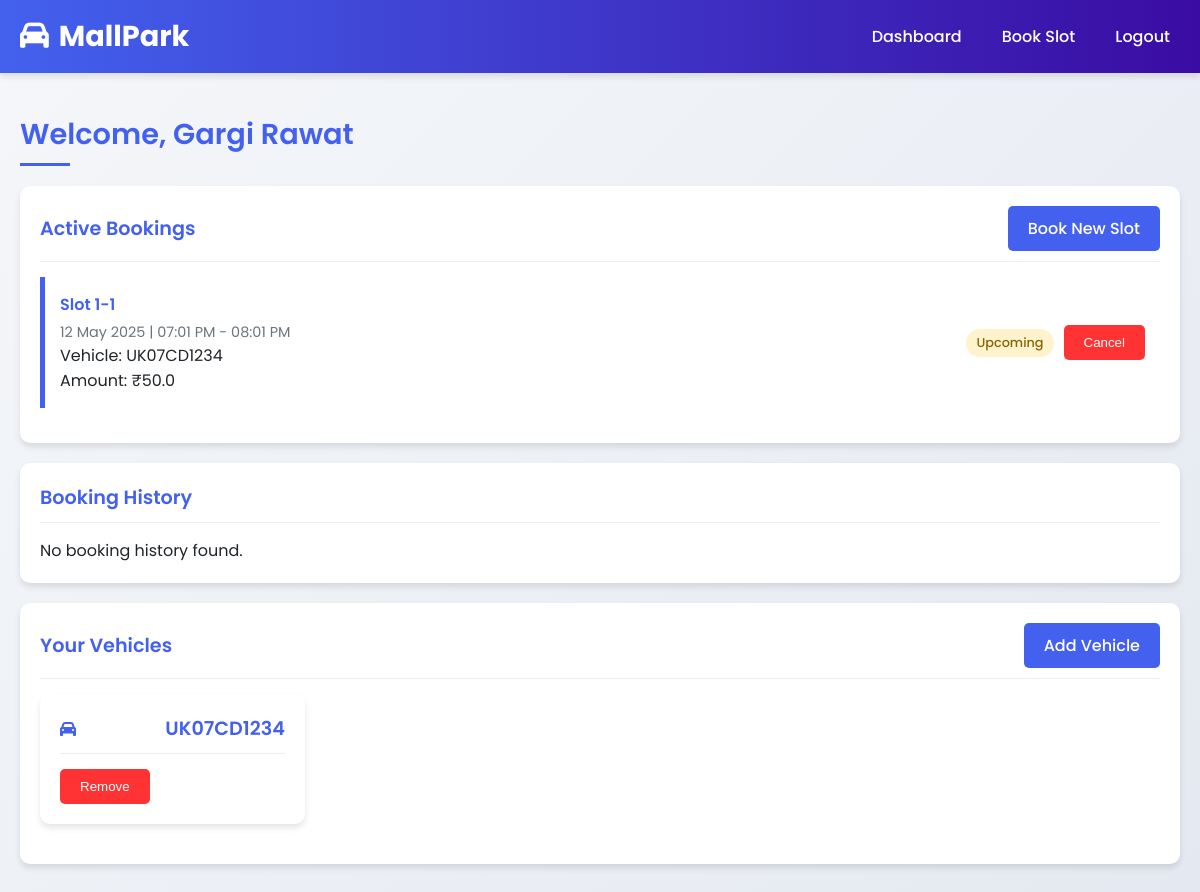
Page /dashboard (signed in) on the committed database.
### app.py (models this page shows)
class User(UserMixin, db.Model):
    id = db.Column(db.Integer, primary_key=True)
    phone = db.Column(db.String(15), unique=True, nullable=False)
    password = db.Column(db.String(100), nullable=False)
    name = db.Column(db.String(100), nullable=False)
    vehicles = db.relationship('Vehicle', backref='owner', lazy=True)
    is_admin = db.Column(db.Boolean, default=False)
    bookings = db.relationship('Booking', backref='user', lazy=True)

class Booking(db.Model):
    id = db.Column(db.Integer, primary_key=True)
    user_id = db.Column(db.Integer, db.ForeignKey('user.id'), nullable=False)
    slot_id = db.Column(db.Integer, db.ForeignKey('slot.id'), nullable=False)
    vehicle_number = db.Column(db.String(20), nullable=False)
    booking_date = db.Column(db.Date, nullable=False)
    start_time = db.Column(db.Time, nullable=False)
    duration = db.Column(db.Integer, nullable=False)
    end_time = db.Column(db.Time, nullable=False)
    amount = db.Column(db.Float, nullable=False)
    status = db.Column(db.String(20), default='upcoming')
    created_at = db.Column(db.DateTime, default=datetime.utcnow)
    payment_status = db.Column(db.Boolean, default=False)

class Slot(db.Model):
    id = db.Column(db.Integer, primary_key=True)
    floor = db.Column(db.Integer, nullable=False)
    number = db.Column(db.Integer, nullable=False)
    is_available = db.Column(db.Boolean, default=True)
    bookings = db.relationship('Booking', backref='slot', lazy=True)

class Vehicle(db.Model):
    id = db.Column(db.Integer, primary_key=True)
    number = db.Column(db.String(20), unique=True, nullable=False)
    user_id = db.Column(db.Integer, db.ForeignKey('user.id'), nullable=False)

### app.py (the view)
@app.route('/dashboard')
@login_required
def dashboard():
    if current_user.is_authenticated and current_user.is_admin:
        return redirect(url_for('admin_dashboard'))
    active_bookings = Booking.query.filter(
        Booking.user_id == current_user.id,
        Booking.status == 'upcoming'
    ).order_by(Booking.booking_date, Booking.start_time).all()
    history_bookings = Booking.query.filter(
        Booking.user_id == current_user.id,
        Booking.status.in_(['completed', 'cancelled'])
    ).order_by(Booking.booking_date.desc(), Booking.start_time.desc()).limit(10).all()
    return render_template('dashboard.html',
                         active_bookings=active_bookings,
                         history_bookings=history_bookings)

### app.py (called while the page is built)
@login_manager.user_loader
def load_user(user_id):
    return User.query.get(int(user_id))

### templates/dashboard.html
{% extends "base.html" %}
{% block content %}
<section class="dashboard-section">
    <div class="container">
        <h1 class="section-title animate">Welcome, {{ current_user.name }}</h1>
        <div class="card animate" style="animation-delay: 0.2s">
            <div class="card-header">
                <h2 class="card-title">Active Bookings</h2>
                <a href="{{ url_for('book_slot') }}" class="btn btn-primary">Book New Slot</a>
            </div>
            {% if active_bookings %}
                {% for booking in active_bookings %}
                <div class="booking-card">
                    <div class="booking-info">
                        <div class="booking-slot">Slot {{ booking.slot.floor }}-{{ booking.slot.number }}</div>
                        <div class="booking-date">
                            {{ booking.booking_date.strftime('%d %b %Y') }} |
                            {{ booking.start_time.strftime('%I:%M %p') }} - {{ booking.end_time.strftime('%I:%M %p') }}
                        </div>
                        <div>Vehicle: {{ booking.vehicle_number }}</div>
                        <div>Amount: ₹{{ booking.amount }}</div>
                    </div>
                    <div class="booking-status status-upcoming">Upcoming</div>
                    <form method="POST" action="{{ url_for('cancel_booking', booking_id=booking.id) }}" style="margin-left: 10px;">
                        <button type="submit" class="btn btn-danger">Cancel</button>
                    </form>
                </div>
                {% endfor %}
            {% else %}
                <p>No active bookings found. <a href="{{ url_for('book_slot') }}"></a></p>
            {% endif %}
        </div>
        <div class="card animate" style="animation-delay: 0.3s">
            <div class="card-header">
                <h2 class="card-title">Booking History</h2>
            </div>
            {% if history_bookings %}
                {% for booking in history_bookings %}
                <div class="booking-card">
                    <div class="booking-info">
                        <div class="booking-slot">Slot {{ booking.slot.floor }}-{{ booking.slot.number }}</div>
                        <div class="booking-date">
                            {{ booking.booking_date.strftime('%d %b %Y') }} |
                            {{ booking.start_time.strftime('%I:%M %p') }} - {{ booking.end_time.strftime('%I:%M %p') }}
                        </div>
                        <div>Vehicle: {{ booking.vehicle_number }}</div>
                        <div>Amount: ₹{{ booking.amount }}</div>
                    </div>
                    <div class="booking-status status-{{ booking.status }}">{{ booking.status|capitalize }}</div>
                </div>
                {% endfor %}
            {% else %}
                <p>No booking history found.</p>
            {% endif %}
        </div>
        <div class="card animate" style="animation-delay: 0.4s">
            <div class="card-header">
                <h2 class="card-title">Your Vehicles</h2>
                <a href="{{ url_for('add_vehicle') }}" class="btn btn-primary">Add Vehicle</a>
            </div>
            {% if current_user.vehicles %}
                <div class="grid">
                    {% for vehicle in current_user.vehicles %}
                    <div class="card">
                        <div class="card-header">
                            <i class="fas fa-car" style="color: var(--primary-color)"></i>
                            <h3 class="card-title">{{ vehicle.number }}</h3>
                        </div>
                        <form method="POST" action="{{ url_for('remove_vehicle', vehicle_id=vehicle.id) }}">
                            <button type="submit" class="btn btn-danger btn-block">Remove</button>
                        </form>
                    </div>
                    {% endfor %}
                </div>
            {% else %}
                <p>No vehicles registered. <a href="{{ url_for('add_vehicle') }}">Add your vehicle now!</a></p>
            {% endif %}
        </div>
    </div>
</section>
{% endblock %}

### templates/base.html (style rules this page uses)
:root { --primary-color: #4361ee; --secondary-color: #3a0ca3; --light-color: #f8f9fa; --dark-color: #212529; --success-color: #4bb543; --danger-color: #ff3333; --warning-color: #ffcc00; --info-color: #17a2b8; --shadow: 0 4px 6px rgba(0, 0, 0, 0.1); --transition: all 0.3s ease; }
* { margin: 0; padding: 0; box-sizing: border-box; }
body { font-family: 'Poppins', sans-serif; background: linear-gradient(135deg, #f5f7fa 0%, #e4e8f0 100%); color: var(--dark-color); min-height: 100vh; overflow-x: hidden; }
.container { max-width: 1200px; margin: 0 auto; padding: 0 20px; }
.btn { display: inline-block; padding: 10px 20px; border-radius: 5px; text-decoration: none; font-weight: 500; transition: var(--transition); border: none; cursor: pointer; text-align: center; }
.btn-primary { background-color: var(--primary-color); color: white; }
.btn-danger { background-color: var(--danger-color); color: white; }
.card { background-color: white; border-radius: 10px; box-shadow: var(--shadow); padding: 20px; margin-bottom: 20px; transition: var(--transition); }
.card-header { display: flex; justify-content: space-between; align-items: center; margin-bottom: 15px; padding-bottom: 10px; border-bottom: 1px solid #eee; }
.card-title { font-size: 1.2rem; font-weight: 600; color: var(--primary-color); }
.grid { display: grid; grid-template-columns: repeat(auto-fill, minmax(250px, 1fr)); gap: 20px; }
.dashboard-section { padding: 40px 0; }
.section-title { font-size: 1.8rem; font-weight: 600; margin-bottom: 30px; color: var(--primary-color); position: relative; display: inline-block; }
.section-title::after { content: ''; position: absolute; bottom: -10px; left: 0; width: 50px; height: 3px; background-color: var(--primary-color); }
.booking-card { display: flex; justify-content: space-between; align-items: center; padding: 15px; border-left: 5px solid var(--primary-color); margin-bottom: 15px; }
.booking-info { flex: 1; }
.booking-slot { font-weight: 600; color: var(--primary-color); margin-bottom: 5px; }
.booking-date { color: #6c757d; font-size: 0.9rem; }
.booking-status { padding: 5px 10px; border-radius: 20px; font-size: 0.8rem; font-weight: 500; }
.status-upcoming { background-color: #fff3cd; color: #856404; }

### rows in the picture
User: name "Gargi Rawat"
Booking: slot.floor "1", slot.number "1", booking_date "12 May 2025", start_time "07:01 PM", end_time "08:01 PM", vehicle_number "UK07CD1234", amount "50.0"
Vehicle: number "UK07CD1234"
